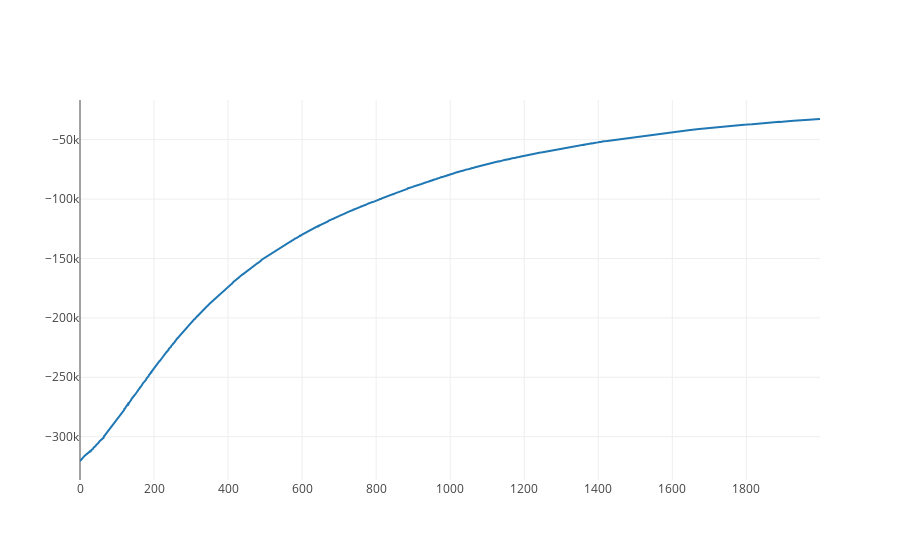

Notebook source saved alongside this figure:
### Code cell
iplot([go.Scatter(x = range(len(inf_svi.elbos)), y = inf_svi.elbos)])

### Figure 1 — Plotly figure (JSON) as saved in the notebook; plotly's stock layout.template omitted (floating-point values rounded to 4 significant figures; data arrays with more than 128 entries replaced by an {"elided": "..."} marker saying what was removed)
{"data": [{"type": "scatter", "x": {"elided": "2000 int values"}, "y": {"elided": "2000 float values"}}], "layout": {}}
